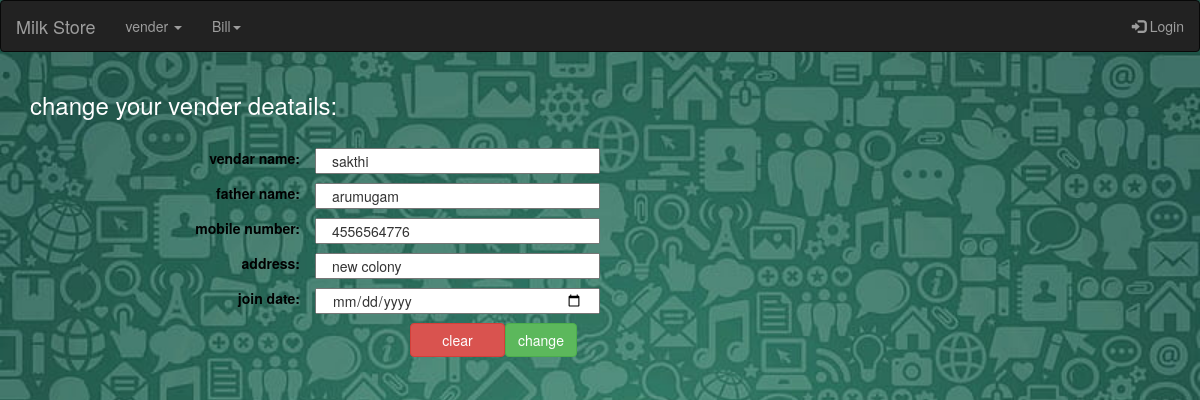
The page /update/5 (signed in) on the database its author committed.
### app/models.py (models this page shows)
class appmodel(models.Model):
    name=models.CharField(max_length=30)
    fathername=models.CharField(max_length=30)
    number=models.IntegerField()
    address=models.CharField(max_length=30)
    join=models.DateField(null=True)
    class Meta:
        db_table='APPMODEL'

### app/views.py (the view, shortened to what this page needs)
# urls.py: path("update/<int:id>",views.update,name="update"),
def update(request,id):
    if request.user.is_authenticated:
        name=appmodel.objects.get(id=id)
        return render(request,"html/sample.html",{"name":name})
    else:
        return redirect("home")

### template/html/sample.html (shortened to what this page needs)
<!DOCTYPE html>
<html lang="en">
<head>
    {% load static %}
    <link rel="stylesheet" href="{% static 'css/bootstrap.min.css'%}">
</head>
<body>
  <nav class="navbar navbar-inverse">
    <div class="container-fluid">
      <div class="navbar-header">
        <a class="navbar-brand" href="/home">Milk Store</a>
      </div>
      <ul class="nav navbar-nav">
        <li class="dropdown"><a class="dropdown-toggle" data-toggle="dropdown" href="#">vender <span class="caret"></span></a>
        </li>
        <li class="dropdown"><a class="dropdown-toggle" data-toggle="dropdown" href="#">Bill<span class="caret"></span></a>
      </li>
      </ul>
      <ul class="nav navbar-nav navbar-right">
        <li><a href="/logout"><span class="glyphicon glyphicon-log-in"></span> Login</a></li>
      </ul>
    </div>
  </nav>
    <div class="container">
      <form action='/update/{{name.id}}'  method="post" >
        <div class="form-header">
        <h3>change your vender deatails:</h3>
        </div>
        <div class="form-group" >
          <label class="col-sm-3"  for="vendar">vendar name:</label>
          <input class="col-sm-3" type="text" name="vendar" id="vn1" value="{{ name.name }}">
         </div>
         <div class="form-group">
          <label class="col-sm-3" for="fathername">father name:</label>
          <input class="col-sm-3" type="text" name="father" id="vn2" value="{{ name.fathername }}">
        </div>
        <div class="form-group">
          <label class="col-sm-3" for="mobile">mobile number:</label>
          <input class="col-sm-3" type="number" name="mobile" id="vn3" value="{{ name.number }}">
        </div>
        <div class="form-group">
          <label class="col-sm-3" for="add">address:</label>
          <input class="col-sm-3" type="text" name="area" id="vn4" placeholder="address" value="{{ name.address }}">
        </div>
        <div class="form-group">
          <label class="col-sm-3" for="join">join date:</label>
          <input class="col-sm-3" type="date" name="join" id="vn5" value="{{name.join}}">
        </div>
        <div class="form-group">
        <button type="reset" class="btn btn-danger  col-sm-offset-4 col-sm-1 ">clear</button>
        <button type="submit" class="btn btn-success">change</button>
      </div>
      </form>
    </div>
  </body>
</html>

### rows shown on the page
appmodel: vendar "sakthi", father "arumugam", mobile "4556564776", area "new colony"
